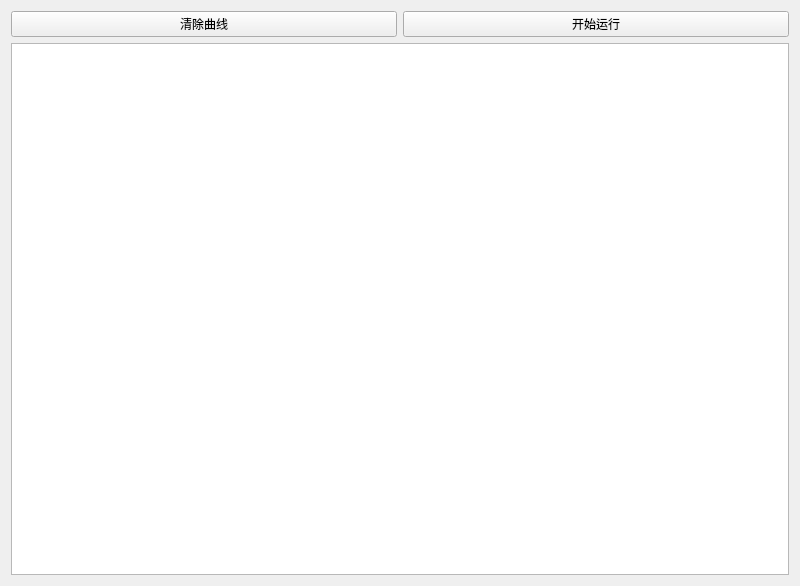
<?xml version="1.0" encoding="UTF-8"?>
<ui version="4.0">
 <class>Widget</class>
 <widget class="QWidget" name="Widget">
  <property name="geometry">
   <rect>
    <x>0</x>
    <y>0</y>
    <width>800</width>
    <height>586</height>
   </rect>
  </property>
  <property name="windowTitle">
   <string>Widget</string>
  </property>
  <layout class="QGridLayout" name="gridLayout">
   <item row="0" column="0">
    <widget class="QPushButton" name="btnClear">
     <property name="text">
      <string>清除曲线</string>
     </property>
    </widget>
   </item>
   <item row="0" column="1">
    <widget class="QPushButton" name="btnStartAndStop">
     <property name="text">
      <string>开始运行</string>
     </property>
    </widget>
   </item>
   <item row="1" column="0" colspan="2">
    <widget class="QChartView" name="graphicsView"/>
   </item>
  </layout>
 </widget>
 <layoutdefault spacing="6" margin="11"/>
 <customwidgets>
  <customwidget>
   <class>QChartView</class>
   <extends>QGraphicsView</extends>
   <header>qchartview.h</header>
  </customwidget>
 </customwidgets>
 <resources/>
 <connections/>
</ui>
